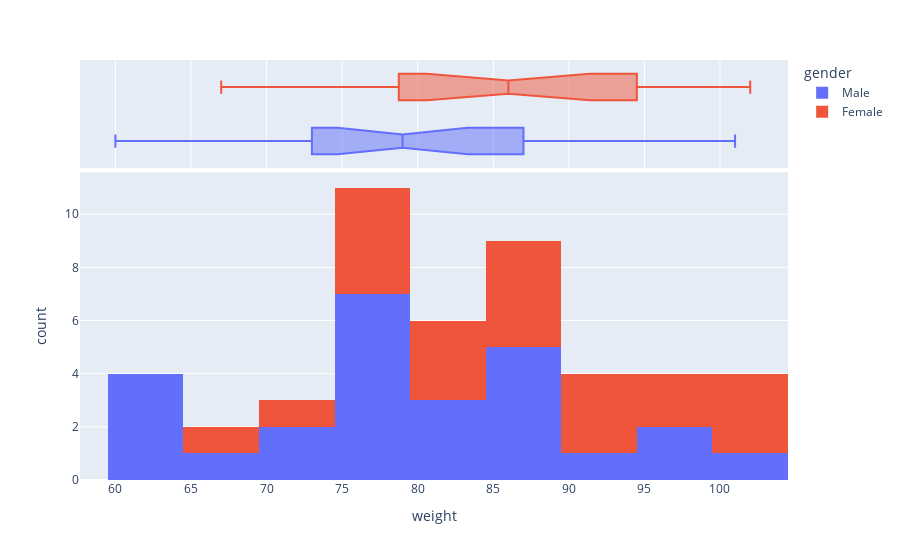

The cell this chart's notebook holds for it:
### Markdown cell above
### Histogram of "weight" by gender

### Code cell
px.histogram(patient_df, x="weight", color="gender", marginal="box", hover_data=patient_df.columns)

### Figure 1 — Plotly figure (JSON) as saved in the notebook; plotly's stock layout.template omitted (floating-point values rounded to 4 significant figures; data arrays with more than 128 entries replaced by an {"elided": "..."} marker saying what was removed)
{"data": [{"alignmentgroup": "True", "bingroup": "x", "hovertemplate": "gender=Male<br>weight=%{x}<br>count=%{y}<extra></extra>", "legendgroup": "Male", "marker": {"color": "#636efa", "pattern": {"shape": ""}}, "name": "Male", "offsetgroup": "Male", "orientation": "v", "showlegend": true, "type": "histogram", "x": [63, 69, 87, 73, 76, 83, 84, 77, 89, 87, 77, 85, 73, 79, 87, 79, 77, 77, 98, 61, 84, 60, 99, 92, 63, 101], "xaxis": "x", "yaxis": "y"}, {"alignmentgroup": "True", "customdata": {"elided": "26x14 mixed values"}, "hovertemplate": "gender=%{customdata[8]}<br>weight=%{x}<br>allergies=%{customdata[0]}<br>blood_type=%{customdata[1]}<br>closest_hospital=%{customdata[2]}<br>community=%{customdata[3]}<br>country=%{customdata[4]}<br>date_of_birth=%{customdata[5]}<br>disabilities=%{customdata[6]}<br>name=%{customdata[7]}<br>has_children=%{customdata[9]}<br>has_dependent=%{customdata[10]}<br>height=%{customdata[11]}<br>marital_status=%{customdata[12]}<br>medical_problems=%{customdata[13]}<extra></extra>", "legendgroup": "Male", "marker": {"color": "#636efa"}, "name": "Male", "notched": true, "offsetgroup": "Male", "showlegend": false, "type": "box", "x": [63, 69, 87, 73, 76, 83, 84, 77, 89, 87, 77, 85, 73, 79, 87, 79, 77, 77, 98, 61, 84, 60, 99, 92, 63, 101], "xaxis": "x2", "yaxis": "y2"}, {"alignmentgroup": "True", "bingroup": "x", "hovertemplate": "gender=Female<br>weight=%{x}<br>count=%{y}<extra></extra>", "legendgroup": "Female", "marker": {"color": "#EF553B", "pattern": {"shape": ""}}, "name": "Female", "offsetgroup": "Female", "orientation": "v", "showlegend": true, "type": "histogram", "x": [79, 86, 91, 76, 91, 73, 86, 102, 88, 67, 89, 77, 101, 81, 96, 99, 78, 83, 101, 83, 94], "xaxis": "x", "yaxis": "y"}, {"alignmentgroup": "True", "customdata": {"elided": "21x14 mixed values"}, "hovertemplate": "gender=%{customdata[8]}<br>weight=%{x}<br>allergies=%{customdata[0]}<br>blood_type=%{customdata[1]}<br>closest_hospital=%{customdata[2]}<br>community=%{customdata[3]}<br>country=%{customdata[4]}<br>date_of_birth=%{customdata[5]}<br>disabilities=%{customdata[6]}<br>name=%{customdata[7]}<br>has_children=%{customdata[9]}<br>has_dependent=%{customdata[10]}<br>height=%{customdata[11]}<br>marital_status=%{customdata[12]}<br>medical_problems=%{customdata[13]}<extra></extra>", "legendgroup": "Female", "marker": {"color": "#EF553B"}, "name": "Female", "notched": true, "offsetgroup": "Female", "showlegend": false, "type": "box", "x": [79, 86, 91, 76, 91, 73, 86, 102, 88, 67, 89, 77, 101, 81, 96, 99, 78, 83, 101, 83, 94], "xaxis": "x2", "yaxis": "y2"}], "layout": {"barmode": "relative", "legend": {"title": {"text": "gender"}, "tracegroupgap": 0}, "margin": {"t": 60}, "xaxis": {"anchor": "y", "domain": [0, 1], "title": {"text": "weight"}}, "xaxis2": {"anchor": "y2", "domain": [0, 1], "matches": "x", "showgrid": true, "showticklabels": false}, "yaxis": {"anchor": "x", "domain": [0, 0.7326], "title": {"text": "count"}}, "yaxis2": {"anchor": "x2", "domain": [0.7426, 1], "matches": "y2", "showgrid": false, "showline": false, "showticklabels": false, "ticks": ""}}}
